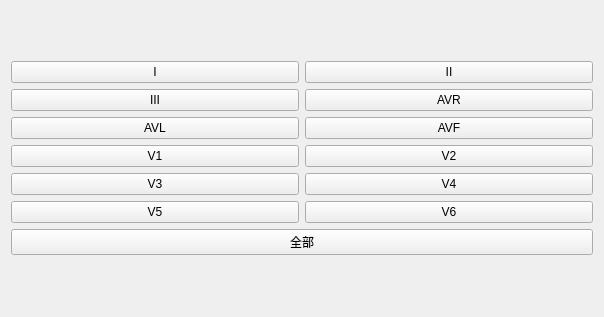
<?xml version="1.0" encoding="UTF-8"?>
<ui version="4.0">
 <class>Form</class>
 <widget class="QWidget" name="Form">
  <property name="geometry">
   <rect>
    <x>0</x>
    <y>0</y>
    <width>604</width>
    <height>317</height>
   </rect>
  </property>
  <property name="windowTitle">
   <string>Form</string>
  </property>
  <layout class="QVBoxLayout" name="verticalLayout_2">
   <item>
    <layout class="QVBoxLayout" name="verticalLayout">
     <item>
      <layout class="QGridLayout" name="gridLayout">
       <item row="0" column="0">
        <widget class="QPushButton" name="I">
         <property name="text">
          <string>I</string>
         </property>
        </widget>
       </item>
       <item row="0" column="1">
        <widget class="QPushButton" name="II">
         <property name="text">
          <string>II</string>
         </property>
        </widget>
       </item>
       <item row="1" column="0">
        <widget class="QPushButton" name="III">
         <property name="text">
          <string>III</string>
         </property>
        </widget>
       </item>
       <item row="1" column="1">
        <widget class="QPushButton" name="AVR">
         <property name="text">
          <string>AVR</string>
         </property>
        </widget>
       </item>
       <item row="2" column="0">
        <widget class="QPushButton" name="AVL">
         <property name="text">
          <string>AVL</string>
         </property>
        </widget>
       </item>
       <item row="2" column="1">
        <widget class="QPushButton" name="AVF">
         <property name="text">
          <string>AVF</string>
         </property>
        </widget>
       </item>
       <item row="3" column="0">
        <widget class="QPushButton" name="V1">
         <property name="text">
          <string>V1</string>
         </property>
        </widget>
       </item>
       <item row="3" column="1">
        <widget class="QPushButton" name="V2">
         <property name="text">
          <string>V2</string>
         </property>
        </widget>
       </item>
       <item row="4" column="0">
        <widget class="QPushButton" name="V3">
         <property name="text">
          <string>V3</string>
         </property>
        </widget>
       </item>
       <item row="4" column="1">
        <widget class="QPushButton" name="V4">
         <property name="text">
          <string>V4</string>
         </property>
        </widget>
       </item>
       <item row="5" column="0">
        <widget class="QPushButton" name="V5">
         <property name="text">
          <string>V5</string>
         </property>
        </widget>
       </item>
       <item row="5" column="1">
        <widget class="QPushButton" name="V6">
         <property name="text">
          <string>V6</string>
         </property>
        </widget>
       </item>
      </layout>
     </item>
     <item>
      <widget class="QPushButton" name="all">
       <property name="text">
        <string>全部</string>
       </property>
      </widget>
     </item>
    </layout>
   </item>
  </layout>
 </widget>
 <resources/>
 <connections/>
</ui>
